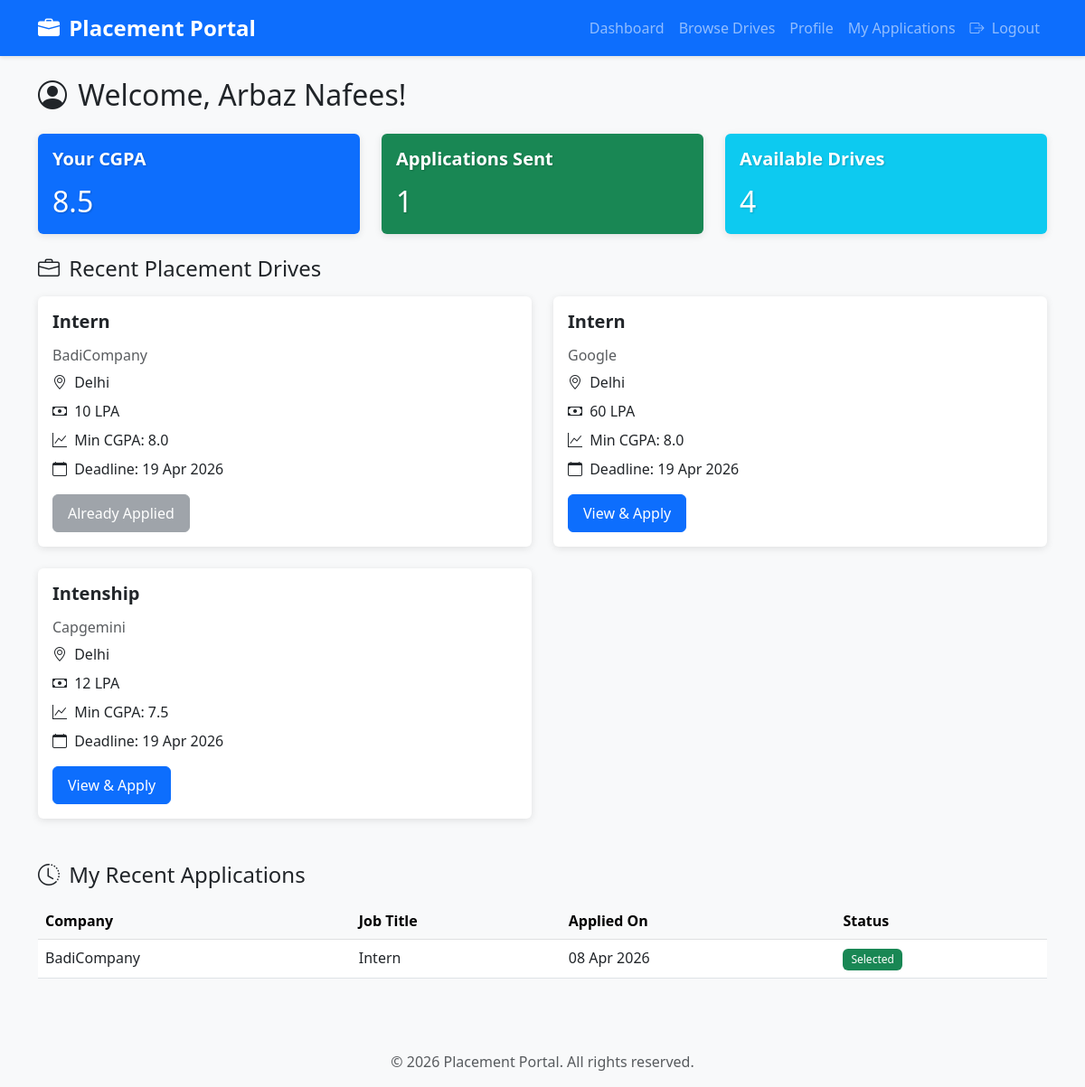
The page /student/dashboard (signed in) on the database its author committed.
### models.py (models this page shows, shortened)
class Student(UserMixin, db.Model):
    __tablename__ = 'student'
    id = db.Column(db.Integer, primary_key=True)
    roll_number = db.Column(db.String(20), unique=True, nullable=False)
    name = db.Column(db.String(100), nullable=False)
    email = db.Column(db.String(120), unique=True, nullable=False)
    password_hash = db.Column(db.String(200), nullable=False)
    phone = db.Column(db.String(15), nullable=False)
    department = db.Column(db.String(100), nullable=False)
    cgpa = db.Column(db.Float, nullable=False)
    graduation_year = db.Column(db.Integer, nullable=False)
    resume_path = db.Column(db.String(200))  # Path to uploaded resume
    skills = db.Column(db.Text)  # Comma-separated skills
    is_blacklisted = db.Column(db.Boolean, default=False)
    created_at = db.Column(db.DateTime, default=datetime.utcnow)
    applications = db.relationship('Application', backref='student', lazy=True, cascade='all, delete-orphan')

class PlacementDrive(db.Model):
    __tablename__ = 'placement_drive'
    id = db.Column(db.Integer, primary_key=True)
    company_id = db.Column(db.Integer, db.ForeignKey('company.id'), nullable=False)
    job_title = db.Column(db.String(100), nullable=False)
    job_description = db.Column(db.Text, nullable=False)
    eligibility_criteria = db.Column(db.Text, nullable=False)  # e.g., "CGPA >= 7.0"
    min_cgpa = db.Column(db.Float, default=0.0)
    salary_package = db.Column(db.String(50))  # e.g., "10-12 LPA"
    job_location = db.Column(db.String(100))
    application_deadline = db.Column(db.DateTime, nullable=False)
    status = db.Column(db.String(20), default='Pending')  # Pending, Approved, Closed, Rejected
    created_at = db.Column(db.DateTime, default=datetime.utcnow)
    applications = db.relationship('Application', backref='placement_drive', lazy=True, cascade='all, delete-orphan')

class Company(UserMixin, db.Model):
    __tablename__ = 'company'
    id = db.Column(db.Integer, primary_key=True)
    company_name = db.Column(db.String(100), nullable=False)
    email = db.Column(db.String(120), unique=True, nullable=False)
    password_hash = db.Column(db.String(200), nullable=False)
    hr_name = db.Column(db.String(100), nullable=False)
    hr_contact = db.Column(db.String(15), nullable=False)
    website = db.Column(db.String(200))
    description = db.Column(db.Text)
    is_approved = db.Column(db.Boolean, default=False)  # Admin approval required
    is_blacklisted = db.Column(db.Boolean, default=False)
    created_at = db.Column(db.DateTime, default=datetime.utcnow)
    placement_drives = db.relationship('PlacementDrive', backref='company', lazy=True, cascade='all, delete-orphan')

class Application(db.Model):
    __tablename__ = 'application'
    id = db.Column(db.Integer, primary_key=True)
    student_id = db.Column(db.Integer, db.ForeignKey('student.id'), nullable=False)
    drive_id = db.Column(db.Integer, db.ForeignKey('placement_drive.id'), nullable=False)
    application_date = db.Column(db.DateTime, default=datetime.utcnow)
    status = db.Column(db.String(20), default='Applied')  # Applied, Shortlisted, Selected, Rejected
    cover_letter = db.Column(db.Text)
    __table_args__ = (
        db.UniqueConstraint('student_id', 'drive_id', name='unique_application'),
    )

### app.py (the view)
@app.route('/student/dashboard')
@login_required
def student_dashboard():
    if not isinstance(current_user, Student):
        flash('Unauthorized access!', 'danger')
        return redirect(url_for('index'))
    approved_drives = PlacementDrive.query.filter_by(status='Approved').order_by(PlacementDrive.application_deadline).all()
    my_applications = Application.query.filter_by(student_id=current_user.id).all()
    applied_drive_ids = [app.drive_id for app in my_applications]
    return render_template('student/dashboard.html',
                         approved_drives=approved_drives,
                         my_applications=my_applications,
                         applied_drive_ids=applied_drive_ids)

### app.py (called while the page is built)
@login_manager.user_loader
def load_user(user_id):
    if user_id.startswith('admin_'):
        return Admin.query.get(int(user_id.split('_')[1]))
    elif user_id.startswith('company_'):
        return Company.query.get(int(user_id.split('_')[1]))
    elif user_id.startswith('student_'):
        return Student.query.get(int(user_id.split('_')[1]))
    return None

### templates/student/dashboard.html (shortened to what this page needs)
{% extends "base.html" %}
{% block content %}
<h2 class="mb-4"><i class="bi bi-person-circle"></i> Welcome, {{ current_user.name }}!</h2>
<div class="row mb-4">
    <div class="col-md-4">
        <div class="card text-white bg-primary">
            <div class="card-body">
                <h5 class="card-title">Your CGPA</h5>
                <h2 class="mb-0">{{ current_user.cgpa }}</h2>
            </div>
        </div>
    </div>
    <div class="col-md-4">
        <div class="card text-white bg-success">
            <div class="card-body">
                <h5 class="card-title">Applications Sent</h5>
                <h2 class="mb-0">{{ my_applications|length }}</h2>
            </div>
        </div>
    </div>
    <div class="col-md-4">
        <div class="card text-white bg-info">
            <div class="card-body">
                <h5 class="card-title">Available Drives</h5>
                <h2 class="mb-0">{{ approved_drives|length }}</h2>
            </div>
        </div>
    </div>
</div>
<h4 class="mb-3"><i class="bi bi-briefcase"></i> Recent Placement Drives</h4>
<div class="row">
    {% for drive in approved_drives[:3] %}
    <div class="col-md-6 mb-4">
        <div class="card h-100">
            <div class="card-body">
                <h5 class="card-title">{{ drive.job_title }}</h5>
                <h6 class="text-muted">{{ drive.company.company_name }}</h6>
                <p class="mb-2"><i class="bi bi-geo-alt"></i> {{ drive.job_location or 'Not specified' }}</p>
                <p class="mb-2"><i class="bi bi-cash"></i> {{ drive.salary_package or 'Not disclosed' }}</p>
                <p class="mb-2"><i class="bi bi-graph-up"></i> Min CGPA: {{ drive.min_cgpa }}</p>
                <p class="mb-3"><i class="bi bi-calendar"></i> Deadline: {{ drive.application_deadline.strftime('%d %b %Y') }}</p>
                {% if drive.id in applied_drive_ids %}
                    <button class="btn btn-secondary" disabled>Already Applied</button>
                {% else %}
                    <a href="{{ url_for('student_drives') }}" class="btn btn-primary">View & Apply</a>
                {% endif %}
            </div>
        </div>
    </div>
    {% endfor %}
</div>
<h4 class="mt-4 mb-3"><i class="bi bi-clock-history"></i> My Recent Applications</h4>
<div class="table-responsive">
    <table class="table table-hover">
        <thead class="table-light">
            <tr>
                <th>Company</th>
                <th>Job Title</th>
                <th>Applied On</th>
                <th>Status</th>
            </tr>
        </thead>
        <tbody>
            {% for app in my_applications[:5] %}
            <tr>
                <td>{{ app.placement_drive.company.company_name }}</td>
                <td>{{ app.placement_drive.job_title }}</td>
                <td>{{ app.application_date.strftime('%d %b %Y') }}</td>
                <td>
                    {% if app.status == 'Selected' %}
                        <span class="badge bg-success">{{ app.status }}</span>
                    {% elif app.status == 'Shortlisted' %}
                        <span class="badge bg-info">{{ app.status }}</span>
                    {% elif app.status == 'Rejected' %}
                        <span class="badge bg-danger">{{ app.status }}</span>
                    {% else %}
                        <span class="badge bg-warning">{{ app.status }}</span>
                    {% endif %}
                </td>
            </tr>
            {% endfor %}
        </tbody>
    </table>
</div>
{% endblock %}

### static/css/style.css (style rules this page uses)
body { font-family: 'Segoe UI', Tahoma, Geneva, Verdana, sans-serif; background-color: #f8f9fa; }
.card { border: none; box-shadow: 0 2px 8px rgba(0,0,0,0.1); transition: transform 0.3s ease, box-shadow 0.3s ease; }
.badge { padding: 0.5em 0.75em; font-weight: 500; }
thead { position: sticky; top: 0; z-index: 10; }
.btn { padding: 0.5rem 1rem; font-weight: 500; transition: all 0.3s ease; }
.card.text-white h2, .card.text-white h5 { text-shadow: 1px 1px 2px rgba(0,0,0,0.2); }
.bi { margin-right: 0.25rem; }
.card-title { font-weight: 600; margin-bottom: 1rem; }
.table-hover tbody tr { cursor: pointer; }

### rows shown on the page
Student: name "Arbaz Nafees", cgpa "8.5"
PlacementDrive: job_title "Intern", company.company_name "BadiCompany", job_location "Delhi", salary_package "10 LPA", min_cgpa "8.0", application_deadline "19 Apr 2026", shows "Already Applied"
PlacementDrive: job_title "Intern", company.company_name "Google", job_location "Delhi", salary_package "60 LPA", min_cgpa "8.0", application_deadline "19 Apr 2026"
PlacementDrive: job_title "Intenship", company.company_name "Capgemini", job_location "Delhi", salary_package "12 LPA", min_cgpa "7.5", application_deadline "19 Apr 2026"
Application: placement_drive.company.company_name "BadiCompany", placement_drive.job_title "Intern", application_date "08 Apr 2026", status "Selected"

### other values the page prints
{{ my_applications|length }} "1"
{{ approved_drives|length }} "4"
